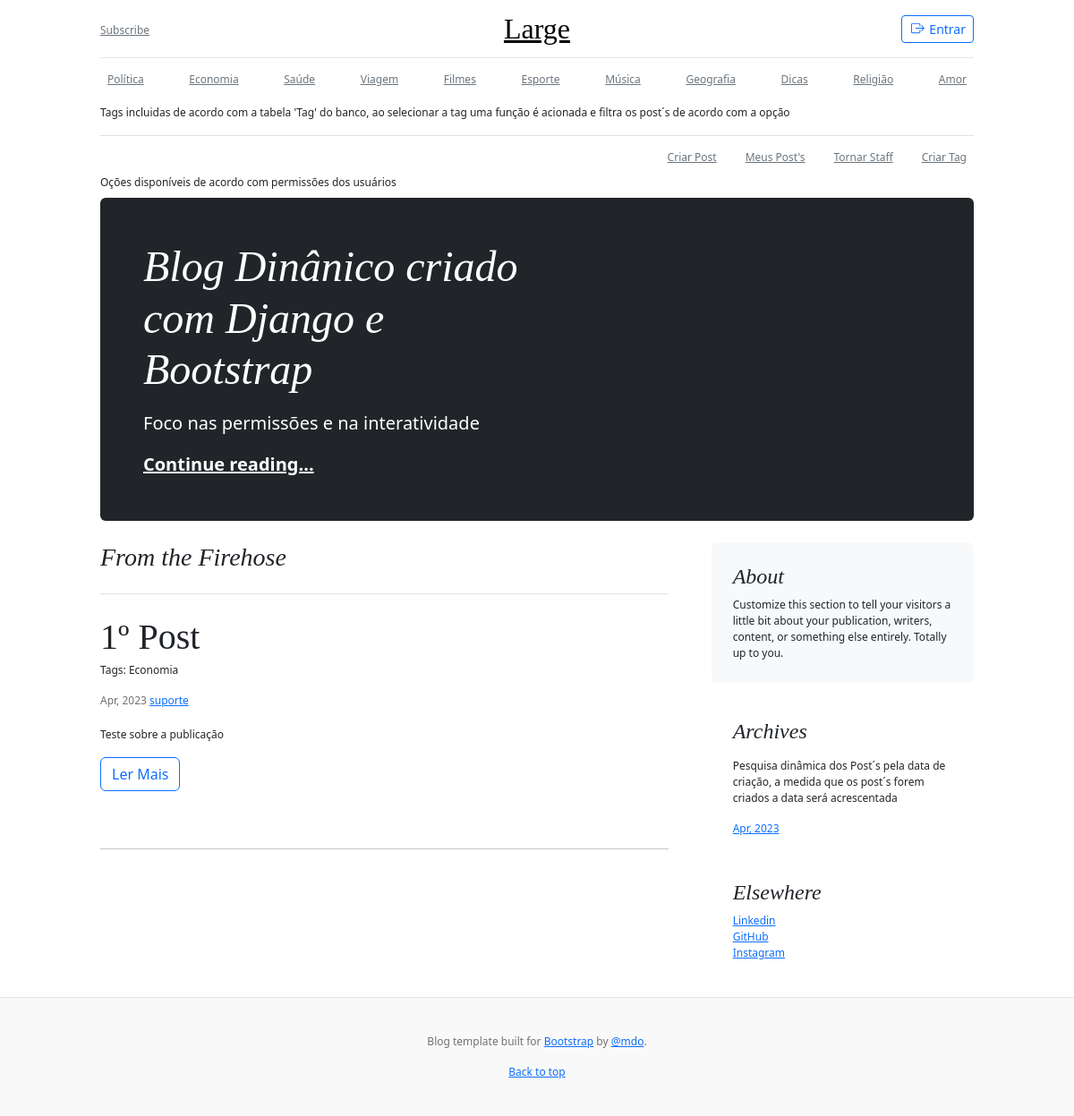
Screenshot of /my_posts/4/ with the database file from the repository.
### blog/models.py (models this page shows, shortened)
class Tag(models.Model):
    name = models.CharField(max_length=10)
    def __str__(self):
        return self.name

class Post(models.Model):
    title = models.CharField(max_length=255)
    summary = models.CharField(max_length=255)
    content = models.TextField()
    date_create = models.DateField()
    tags = models.ManyToManyField(Tag)
    author = models.ForeignKey(User, on_delete=models.PROTECT, null=True, blank=True)
    def get_tags(self):
        return ", ".join([str(name) for name in self.tags.all()])

### blog/views.py (the view)
# urls.py: path('my_posts/<int:user_id>/', my_posts, name='my_posts'),
@has_permission_decorator('criar_posts')
def my_posts(request, user_id):
    usuario = User.objects.get(id=user_id)
    my_posts = Post.objects.filter(author=usuario)
    context = {
        'my_posts': my_posts,
    }
    return render(request, 'blog/my_posts.html', context)

### blog/views.py (called while the page is built)
def globais(request):
    posts = Post.objects.all().order_by('-pk')
    tags = Tag.objects.all()
    datas = []
    for post in posts:
        if post.date_create not in datas:
            datas.append(post.date_create)
    context = {
        'posts': posts,
        'tags': tags,
        'datas': datas,
    }
    return context

### blog/templates/blog/my_posts.html (shortened to what this page needs)
{% extends 'blog/base.html' %}
{% load permission_tags %}
{% block main %}
{% if my_posts %}
{% for post in my_posts %}
<article class="blog-post">
    <h2 class="blog-post-title mb-1">{{ post.title }}</h2>
    <p>Tags: {{ post.get_tags }}</p>
    <p class="blog-post-meta">{{ post.date_create|date:"M, Y" }} <a href="#">{{ post.author }}</a></p>
    <p>{{ post.summary }}</p>
    <a href="{% url 'post_detail' post.id %}">
        <button class="btn btn-small btn-outline-primary">Ler Mais</button>
    </a>
</article>
<hr>
{% endfor %}
{% else %}
<p>Não existem Post´s criados por esse usuário</p>
{% endif %}
{% endblock %}

### blog/templates/blog/base.html (shortened to what this page needs)
<!doctype html>
<html lang="pt-br" data-bs-theme="auto">
<head>
    <link href="https://cdn.jsdelivr.net/npm/bootstrap@5.3.0-alpha3/dist/css/bootstrap.min.css" rel="stylesheet"
>
    {% load permission_tags %}
</head>
<body>
<div class="container">
    <header class="blog-header lh-1 py-3">
        <div class="row flex-nowrap justify-content-between align-items-center">
            <div class="col-4 pt-1">
                <a class="link-secondary" href="#">Subscribe</a>
            </div>
            <div class="col-4 text-center">
                <a class="blog-header-logo text-body-emphasis" href="{% url 'index' %}">Large</a>
            </div>
            <div class="col-4 d-flex justify-content-end align-items-center">
                {% if request.user.is_authenticated %}
                <p class="pt-3 pe-4">Seja Bem-Vindo, {{ user.username }}</p>
                <a class="btn btn-sm btn-outline-secondary pt-1" href="{% url 'logout' %}">
                    <svg xmlns="http://www.w3.org/2000/svg" width="19" height="15" fill="currentColor"
                         class="bi bi-box-arrow-in-left" viewBox="0 0 16 16">
                        <path fill-rule="evenodd"
                              d="M10 3.5a.5.5 0 0 0-.5-.5h-8a.5.5 0 0 0-.5.5v9a.5.5 0 0 0 .5.5h8a.5.5 0 0 0 .5-.5v-2a.5.5 0 0 1 1 0v2A1.5 1.5 0 0 1 9.5 14h-8A1.5 1.5 0 0 1 0 12.5v-9A1.5 1.5 0 0 1 1.5 2h8A1.5 1.5 0 0 1 11 3.5v2a.5.5 0 0 1-1 0v-2z"/>
                        <path fill-rule="evenodd"
                              d="M4.146 8.354a.5.5 0 0 1 0-.708l3-3a.5.5 0 1 1 .708.708L5.707 7.5H14.5a.5.5 0 0 1 0 1H5.707l2.147 2.146a.5.5 0 0 1-.708.708l-3-3z"/>
                    </svg>
                    Logout</a>
                {% else %}
                <a class="btn btn-sm btn-outline-primary py-1" href="{% url 'login' %}">
                    Entrar</a>
                {% endif %}
            </div>
        </div>
    </header>
    <div class="nav-scroller py-2 mb-2">
        <nav class="nav d-flex justify-content-between">
            {% for tag in tags %}
            <a class="p-2 link-secondary" href="{% url 'tag' tag %}">{{ tag }}</a>
            {% endfor %}
        </nav>
    </div>
    <p>Tags incluidas de acordo com a tabela 'Tag' do banco, ao selecionar a tag uma função é acionada e filtra os post´s de acordo com a opção</p>
    {% if user|can:'criar_posts' %}
    <div class="nav-scroller py-2 border-top">
        <nav class="nav d-flex justify-content-between float-end">
            <a href="{% url 'post_page' %}" class="p-2 me-3 link-secondary">Criar Post</a>
            <a href="{% url 'my_posts' request.user.id %}" class="p-2 me-3 link-secondary">Meus Post's</a>
            {% if user|can:'tornar_staff' %}
            <a href="{% url 'staff_page' %}" class="p-2 me-3 link-secondary">Tornar Staff</a>
            {% endif %}
            {% if user|can:'criar_tags' %}
            <a href="{% url 'tag_page' %}" class="p-2 link-secondary">Criar Tag</a>
            {% endif %}
        </nav>
    </div>
    <p class="pt-0 mb-2">Oções disponíveis de acordo com permissões dos usuários</p>
    {% endif %}
</div>
<main class="container">
    <div class="p-4 p-md-5 mb-4 rounded text-bg-dark">
        <div class="col-md-6 px-0">
            <h1 class="display-4 fst-italic">Blog Dinânico criado com Django e Bootstrap</h1>
            <p class="lead my-3">Foco nas permissões e na interatividade</p>
            <p class="lead mb-0"><a href="#" class="text-white fw-bold">Continue reading...</a></p>
        </div>
    </div>
    <div class="row g-5">
        <div class="col-md-8">
            <h3 class="pb-4 mb-4 fst-italic border-bottom">
                From the Firehose
            </h3>
            {% block main %}
            {% endblock %}
        </div>
        <div class="col-md-4">
            <div class="position-sticky" style="top: 2rem;">
                <div class="p-4 mb-3 bg-body-tertiary rounded">
                    <h4 class="fst-italic">About</h4>
                    <p class="mb-0">Customize this section to tell your visitors a little bit about your
                        publication,
                        writers, content, or something else entirely. Totally up to you.</p>
                </div>
                <div class="p-4">
                    <h4 class="fst-italic">Archives</h4>
                    <p class="pt-2">Pesquisa dinâmica dos Post´s pela data de criação, a medida que os post´s forem
                        criados a data será acrescentada</p>
                    <ol class="list-unstyled mb-0">
                        {% for data in datas %}
                        <li><a href="{% url 'archive' data %}">{{ data|date:"M, Y" }}</a></li>
                        {% endfor %}
                    </ol>
                </div>
                <div class="p-4">
                    <h4 class="fst-italic">Elsewhere</h4>
                    <ol class="list-unstyled">
                        <li><a href="https://www.linkedin.com/in/afonso-oliveira-93816020a/">Linkedin</a></li>
                        <li><a href="https://github.com/afonsoliveiraa">GitHub</a></li>
                        <li><a href="https://www.instagram.com/afonsoliveira_/">Instagram</a></li>
                    </ol>
                </div>
            </div>
        </div>
    </div>
</main>
<footer class="blog-footer">
    <p>Blog template built for <a href="https://getbootstrap.com/">Bootstrap</a> by <a href="https://twitter.com/mdo">@mdo</a>.
    </p>
    <p>
        <a href="#">Back to top</a>
    </p>
</footer>
</body>
</html>

### blog/templates/blog/base.html (style rules this page uses)
.bi { vertical-align: -.125em; fill: currentColor; }
.nav-scroller { position: relative; z-index: 2; height: 2.75rem; overflow-y: hidden; }
.nav-scroller .nav { display: flex; flex-wrap: nowrap; padding-bottom: 1rem; margin-top: -1px; overflow-x: auto; text-align: center; white-space: nowrap; -webkit-overflow-scrolling: touch; }
body { font-size: 12px; }
.container { max-width: 1000px; }
.blog-header { border-bottom: 1px solid #e5e5e5; }
.blog-header-logo { font-family: "Playfair Display", Georgia, "Times New Roman", serif; font-size: 2rem; }
h1, h2, h3, h4, h5, h6 { font-family: "Playfair Display", Georgia, "Times New Roman", serif; }
.display-4 { font-size: 2.5rem; }
@media (min-width: 768px) { .display-4 { font-size: 3rem; } }
.blog-post { margin-bottom: 4rem; }
.blog-post-title { font-size: 2.5rem; }
.blog-post-meta { margin-bottom: 1.25rem; color: #727272; }
.blog-footer { padding: 2.5rem 0; color: #727272; text-align: center; background-color: #f9f9f9; border-top: .05rem solid #e5e5e5; }
.blog-footer p:last-child { margin-bottom: 0; }

### rows the page displays
Tag: name "Política"
Tag: name "Economia"
Tag: name "Saúde"
Tag: name "Viagem"
Tag: name "Filmes"
Tag: name "Esporte"
Tag: name "Música"
Tag: name "Geografia"
Tag: name "Dicas"
Tag: name "Religião"
Tag: name "Amor"
Post: title "1º Post", get_tags "Economia", date_create "Apr, 2023", author "suporte", summary "Teste sobre a publicação", datas "Apr, 2023"
